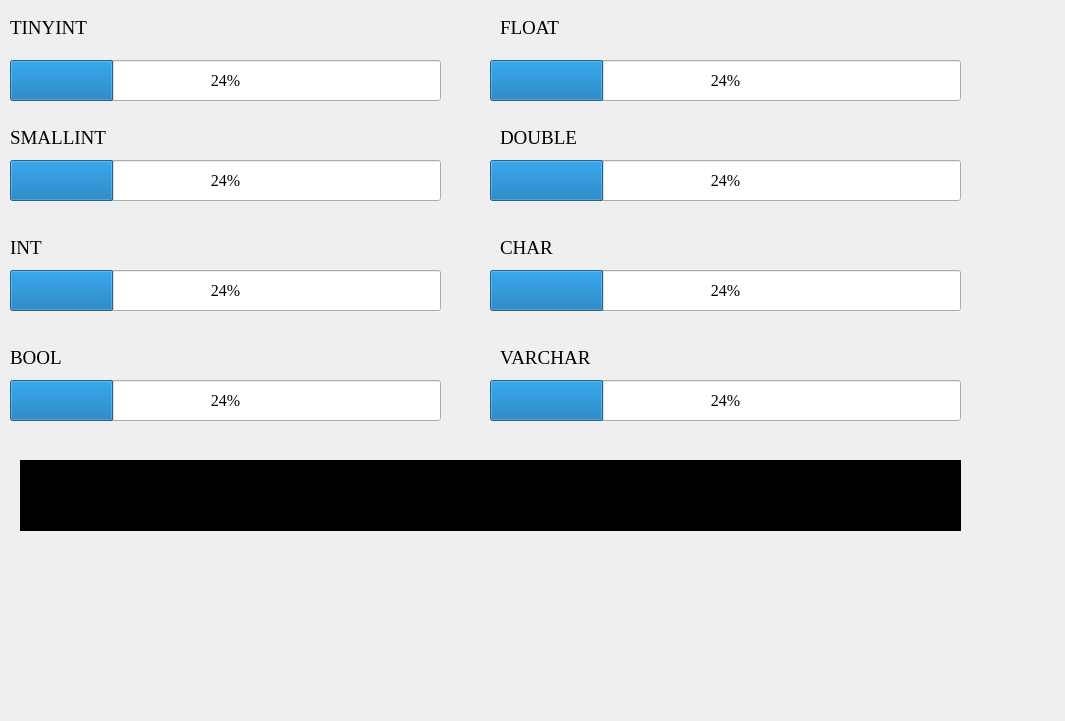
          <widget class="QWidget" name="page">
           <property name="geometry">
            <rect>
             <x>0</x>
             <y>0</y>
             <width>1065</width>
             <height>721</height>
            </rect>
           </property>
           <property name="styleSheet">
            <string notr="true"/>
           </property>
           <attribute name="label">
            <string>数据类型</string>
           </attribute>
           <widget class="QProgressBar" name="progressBar">
            <property name="geometry">
             <rect>
              <x>10</x>
              <y>60</y>
              <width>431</width>
              <height>41</height>
             </rect>
            </property>
            <property name="font">
             <font>
              <family>Times New Roman</family>
              <pointsize>12</pointsize>
             </font>
            </property>
            <property name="value">
             <number>24</number>
            </property>
            <property name="textDirection">
             <enum>QProgressBar::BottomToTop</enum>
            </property>
           </widget>
           <widget class="QProgressBar" name="progressBar_2">
            <property name="geometry">
             <rect>
              <x>10</x>
              <y>160</y>
              <width>431</width>
              <height>41</height>
             </rect>
            </property>
            <property name="font">
             <font>
              <family>Times New Roman</family>
              <pointsize>12</pointsize>
             </font>
            </property>
            <property name="value">
             <number>24</number>
            </property>
           </widget>
           <widget class="QProgressBar" name="progressBar_4">
            <property name="geometry">
             <rect>
              <x>10</x>
              <y>380</y>
              <width>431</width>
              <height>41</height>
             </rect>
            </property>
            <property name="font">
             <font>
              <family>Times New Roman</family>
              <pointsize>12</pointsize>
             </font>
            </property>
            <property name="value">
             <number>24</number>
            </property>
           </widget>
           <widget class="QProgressBar" name="progressBar_3">
            <property name="geometry">
             <rect>
              <x>10</x>
              <y>270</y>
              <width>431</width>
              <height>41</height>
             </rect>
            </property>
            <property name="font">
             <font>
              <family>Times New Roman</family>
              <pointsize>12</pointsize>
             </font>
            </property>
            <property name="value">
             <number>24</number>
            </property>
           </widget>
           <widget class="QProgressBar" name="progressBar_5">
            <property name="geometry">
             <rect>
              <x>490</x>
              <y>60</y>
              <width>471</width>
              <height>41</height>
             </rect>
            </property>
            <property name="font">
             <font>
              <family>Times New Roman</family>
              <pointsize>12</pointsize>
             </font>
            </property>
            <property name="value">
             <number>24</number>
            </property>
           </widget>
           <widget class="QProgressBar" name="progressBar_6">
            <property name="geometry">
             <rect>
              <x>490</x>
              <y>160</y>
              <width>471</width>
              <height>41</height>
             </rect>
            </property>
            <property name="font">
             <font>
              <family>Times New Roman</family>
              <pointsize>12</pointsize>
             </font>
            </property>
            <property name="value">
             <number>24</number>
            </property>
           </widget>
           <widget class="QProgressBar" name="progressBar_7">
            <property name="geometry">
             <rect>
              <x>490</x>
              <y>270</y>
              <width>471</width>
              <height>41</height>
             </rect>
            </property>
            <property name="font">
             <font>
              <family>Times New Roman</family>
              <pointsize>12</pointsize>
             </font>
            </property>
            <property name="value">
             <number>24</number>
            </property>
           </widget>
           <widget class="QProgressBar" name="progressBar_8">
            <property name="geometry">
             <rect>
              <x>490</x>
              <y>380</y>
              <width>471</width>
              <height>41</height>
             </rect>
            </property>
            <property name="font">
             <font>
              <family>Times New Roman</family>
              <pointsize>12</pointsize>
             </font>
            </property>
            <property name="value">
             <number>24</number>
            </property>
           </widget>
           <widget class="QLabel" name="label">
            <property name="geometry">
             <rect>
              <x>10</x>
              <y>20</y>
              <width>101</width>
              <height>16</height>
             </rect>
            </property>
            <property name="font">
             <font>
              <family>Times New Roman</family>
              <pointsize>14</pointsize>
             </font>
            </property>
            <property name="text">
             <string>TINYINT</string>
            </property>
           </widget>
           <widget class="QLabel" name="label_2">
            <property name="geometry">
             <rect>
              <x>10</x>
              <y>130</y>
              <width>111</width>
              <height>16</height>
             </rect>
            </property>
            <property name="font">
             <font>
              <family>Times New Roman</family>
              <pointsize>14</pointsize>
             </font>
            </property>
            <property name="text">
             <string>SMALLINT</string>
            </property>
           </widget>
           <widget class="QLabel" name="label_3">
            <property name="geometry">
             <rect>
              <x>10</x>
              <y>240</y>
              <width>51</width>
              <height>16</height>
             </rect>
            </property>
            <property name="font">
             <font>
              <family>Times New Roman</family>
              <pointsize>14</pointsize>
             </font>
            </property>
            <property name="text">
             <string>INT</string>
            </property>
           </widget>
           <widget class="QLabel" name="label_4">
            <property name="geometry">
             <rect>
              <x>10</x>
              <y>350</y>
              <width>72</width>
              <height>15</height>
             </rect>
            </property>
            <property name="font">
             <font>
              <family>Times New Roman</family>
              <pointsize>14</pointsize>
             </font>
            </property>
            <property name="text">
             <string>BOOL</string>
            </property>
           </widget>
           <widget class="QLabel" name="label_5">
            <property name="geometry">
             <rect>
              <x>500</x>
              <y>20</y>
              <width>81</width>
              <height>16</height>
             </rect>
            </property>
            <property name="font">
             <font>
              <family>Times New Roman</family>
              <pointsize>14</pointsize>
             </font>
            </property>
            <property name="text">
             <string>FLOAT</string>
            </property>
           </widget>
           <widget class="QLabel" name="label_6">
            <property name="geometry">
             <rect>
              <x>500</x>
              <y>130</y>
              <width>91</width>
              <height>16</height>
             </rect>
            </property>
            <property name="font">
             <font>
              <family>Times New Roman</family>
              <pointsize>14</pointsize>
             </font>
            </property>
            <property name="text">
             <string>DOUBLE</string>
            </property>
           </widget>
           <widget class="QLabel" name="label_7">
            <property name="geometry">
             <rect>
              <x>500</x>
              <y>240</y>
              <width>71</width>
              <height>16</height>
             </rect>
            </property>
            <property name="font">
             <font>
              <family>Times New Roman</family>
              <pointsize>14</pointsize>
             </font>
            </property>
            <property name="text">
             <string>CHAR</string>
            </property>
           </widget>
           <widget class="QLabel" name="label_8">
            <property name="geometry">
             <rect>
              <x>500</x>
              <y>350</y>
              <width>111</width>
              <height>16</height>
             </rect>
            </property>
            <property name="font">
             <font>
              <family>Times New Roman</family>
              <pointsize>14</pointsize>
             </font>
            </property>
            <property name="text">
             <string>VARCHAR</string>
            </property>
           </widget>
           <widget class="QTextBrowser" name="textBrowser_7">
            <property name="geometry">
             <rect>
              <x>20</x>
              <y>460</y>
              <width>941</width>
              <height>71</height>
             </rect>
            </property>
            <property name="font">
             <font>
              <family>华文仿宋</family>
              <pointsize>14</pointsize>
             </font>
            </property>
            <property name="styleSheet">
             <string notr="true">QTextBrowser
{
	background-color:black;
}</string>
            </property>
            <property name="html">
             <string>&lt;!DOCTYPE HTML PUBLIC &quot;-//W3C//DTD HTML 4.0//EN&quot; &quot;http://www.w3.org/TR/REC-html40/strict.dtd&quot;&gt;
&lt;html&gt;&lt;head&gt;&lt;meta name=&quot;qrichtext&quot; content=&quot;1&quot; /&gt;&lt;style type=&quot;text/css&quot;&gt;
p, li { white-space: pre-wrap; }
&lt;/style&gt;&lt;/head&gt;&lt;body style=&quot; font-family:'华文仿宋'; font-size:14pt; font-weight:400; font-style:normal;&quot;&gt;
&lt;p style=&quot;-qt-paragraph-type:empty; margin-top:0px; margin-bottom:0px; margin-left:0px; margin-right:0px; -qt-block-indent:0; text-indent:0px;&quot;&gt;&lt;br /&gt;&lt;/p&gt;&lt;/body&gt;&lt;/html&gt;</string>
            </property>
           </widget>
          </widget>
